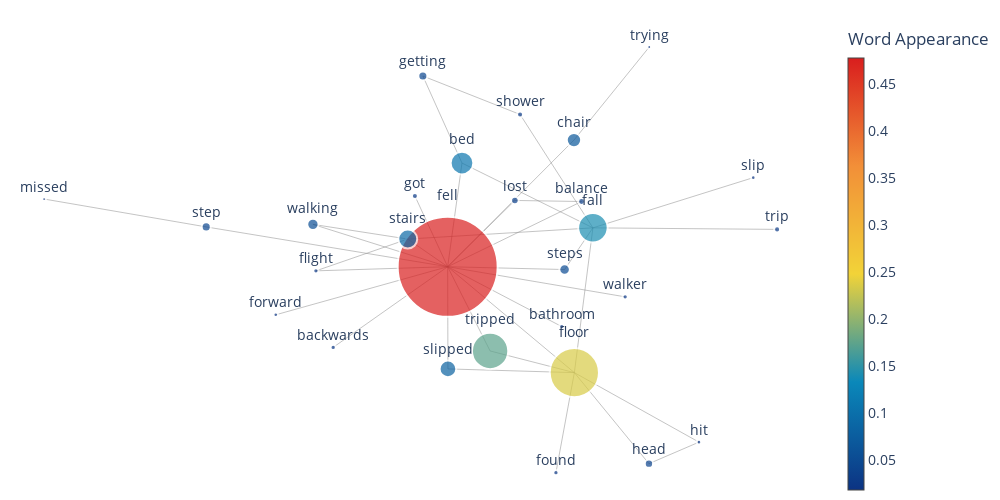

Notebook cell for this chart:
### Code cell
from nltk.corpus import stopwords
# Get each word list of narratives
# Remove unnecessary words from narrative
remove_pos_tag_list = ['CC', 'JJ', ',', '.', ')', '(', 'IN']
stop_words = stopwords.words('english')
stop_words += ["sustained","was","fx","wa"]

def remove_words_from_narrative(s):
    s = s.lower()
    ws = nltk.word_tokenize(s)
    ws = [w for w in ws if w.isalpha()]
    pos = nltk.pos_tag(ws)
    ws = [p[0] for p in pos if (not p[1] in remove_pos_tag_list)&(not p[0] in stop_words)]
    return ws

# lines = df_ret['ChatGPT'].map(word_tokenize)
df_ret['ChatGPT_refined'] = df_ret['ChatGPT'].map(remove_words_from_narrative)
lines = df_ret['ChatGPT_refined'].values
get_cooccurrence_network(lines, edge_threshold=3, freq_top_n=30)

### Figure 1 — Plotly figure (JSON) as saved in the notebook; plotly's stock layout.template omitted (floating-point values rounded to 4 significant figures)
{"data": [{"line": {"color": "#888", "width": 0.5}, "mode": "lines", "opacity": 1, "type": "scatter", "x": [-0.3545, -0.09886, null, 0.2001, -0.09886, null, 0.2001, 0.05125, null, 0.1559, -0.09886, null, -0.06688, 0.2255, null, -0.06688, -0.09886, null, -0.06688, -0.1542, null, 0.1832, -0.09886, null, 0.1832, 0.3513, null, 0.2255, 0.1841, null, 0.2255, 0.06285, null, 0.2255, 0.5836, null, 0.2255, 0.1623, null, 0.2255, 0.6368, null, 0.2255, -0.1879, null, -0.09886, 0.1841, null, -0.09886, 0.2975, null, -0.09886, -0.172, null, -0.09886, -0.638, null, -0.09886, -0.09824, null, -0.09886, -0.004092, null, -0.09886, -0.1879, null, -0.09886, 0.05125, null, -0.09886, 0.1623, null, -0.09886, -0.3931, null, -0.09886, -0.3997, null, -0.09886, -0.4828, null, -0.3931, -0.1879, null, 0.1841, -0.004092, null, 0.1841, -0.09824, null, 0.1841, 0.1429, null, 0.1841, 0.4623, null, 0.1841, 0.3506, null, -0.1542, 0.06285, null, 0.3506, 0.4623, null, -1, -0.638, null, -0.1879, -0.3997, null], "y": [-0.3555, -0.03441, null, 0.2252, -0.03441, null, 0.2252, 0.2294, null, -0.2726, -0.03441, null, 0.3784, 0.1204, null, 0.3784, -0.03441, null, 0.3784, 0.7247, null, 0.4697, -0.03441, null, 0.4697, 0.8403, null, 0.1204, -0.456, null, 0.1204, 0.5717, null, 0.1204, 0.3202, null, 0.1204, -0.04558, null, 0.1204, 0.1143, null, 0.1204, 0.07569, null, -0.03441, -0.456, null, -0.03441, -0.1543, null, -0.03441, 0.2475, null, -0.03441, 0.1241, null, -0.03441, -0.4411, null, -0.03441, -0.3697, null, -0.03441, 0.07569, null, -0.03441, 0.2294, null, -0.03441, -0.04558, null, -0.03441, -0.05079, null, -0.03441, 0.1342, null, -0.03441, -0.2257, null, -0.05079, 0.07569, null, -0.456, -0.3697, null, -0.456, -0.4411, null, -0.456, -0.8542, null, -0.456, -0.7327, null, -0.456, -0.8184, null, 0.7247, 0.5717, null, -0.8184, -0.7327, null, 0.2352, 0.1241, null, 0.07569, 0.1342, null]}, {"hoverinfo": "text", "hovertext": ["backwards:7", "balance:9", "bathroom:7", "bed:30", "chair:19", "fall:39", "fell:132", "flight:7", "floor:65", "forward:6", "found:7", "getting:12", "got:8", "head:11", "hit:6", "lost:10", "missed:5", "shower:8", "slip:6", "slipped:22", "stairs:25", "step:12", "steps:14", "trip:8", "tripped:48", "trying:5", "walker:7", "walking:15"], "marker": {"color": [0.02536, 0.03261, 0.02536, 0.1087, 0.06884, 0.1413, 0.4783, 0.02536, 0.2355, 0.02174, 0.02536, 0.04348, 0.02899, 0.03986, 0.02174, 0.03623, 0.01812, 0.02899, 0.02174, 0.07971, 0.09058, 0.04348, 0.05072, 0.02899, 0.1739, 0.01812, 0.02536, 0.05435], "colorbar": {"thickness": 16, "title": {"text": "Word Appearance"}}, "colorscale": [[0, "rgb(12,51,131)"], [0.25, "rgb(10,136,186)"], [0.5, "rgb(242,211,56)"], [0.75, "rgb(242,143,56)"], [1, "rgb(217,30,30)"]], "line": {"width": 2}, "reversescale": false, "showscale": true, "size": [5.303, 6.818, 5.303, 22.73, 14.39, 29.55, 100, 5.303, 49.24, 4.545, 5.303, 9.091, 6.061, 8.333, 4.545, 7.576, 3.788, 6.061, 4.545, 16.67, 18.94, 9.091, 10.61, 6.061, 36.36, 3.788, 5.303, 11.36]}, "mode": "markers+text", "text": ["backwards", "balance", "bathroom", "bed", "chair", "fall", "fell", "flight", "floor", "forward", "found", "getting", "got", "head", "hit", "lost", "missed", "shower", "slip", "slipped", "stairs", "step", "steps", "trip", "tripped", "trying", "walker", "walking"], "textposition": "top center", "type": "scatter", "x": [-0.3545, 0.2001, 0.1559, -0.06688, 0.1832, 0.2255, -0.09886, -0.3931, 0.1841, -0.4828, 0.1429, -0.1542, -0.172, 0.3506, 0.4623, 0.05125, -1, 0.06285, 0.5836, -0.09824, -0.1879, -0.638, 0.1623, 0.6368, -0.004092, 0.3513, 0.2975, -0.3997], "y": [-0.3555, 0.2252, -0.2726, 0.3784, 0.4697, 0.1204, -0.03441, -0.05079, -0.456, -0.2257, -0.8542, 0.7247, 0.2475, -0.8184, -0.7327, 0.2294, 0.2352, 0.5717, 0.3202, -0.4411, 0.07569, 0.1241, -0.04558, 0.1143, -0.3697, 0.8403, -0.1543, 0.1342]}], "layout": {"autosize": false, "dragmode": "pan", "font": {"size": 14}, "height": 500, "hovermode": "closest", "margin": {"b": 0, "l": 0, "r": 0, "t": 20}, "paper_bgcolor": "rgba(0, 0, 0, 0)", "plot_bgcolor": "rgba(0, 0, 0, 0)", "showlegend": false, "width": 1000, "xaxis": {"autorange": true, "range": [-1.099, 0.7371], "showgrid": false, "showticklabels": false, "title": {}, "type": "linear", "zeroline": false}, "yaxis": {"autorange": true, "range": [-0.963, 0.9478], "showgrid": false, "showticklabels": false, "type": "linear", "zeroline": false}}}
